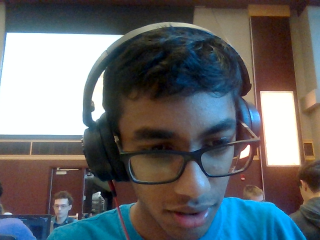
#> input picture opencv0.png, 320 x 240 px
$ python edgedetection.py
#> lines starting #> are read from the running program, lines starting #| are printed output that depends on the picture
from PIL import Image, ImageFilter


# Opening the image (R prefixed to string
# in order to deal with '\' in paths)
image = Image.open(r"opencv0.png")
#> image is the input picture: PIL image 320x240 RGB; mean R, G, B 101.2, 104.3, 107.2

# Converting the image to grayscale, as edge detection
# requires input image to be of mode = Grayscale (L)
image = image.convert("L")
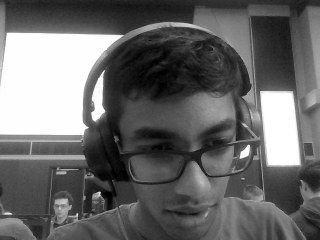
#> image: PIL image 320x240 L; min 0, max 255, mean 103.7

# Detecting Edges on the Image using the argument ImageFilter.FIND_EDGES
image = image.filter(ImageFilter.FIND_EDGES)
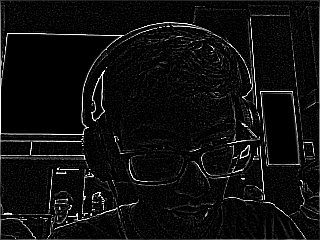
#> image: PIL image 320x240 L; min 0, max 255, mean 14.4

# Saving the Image Under the name Edge_Sample.png
image.save(r"Edge_Sample.png")
